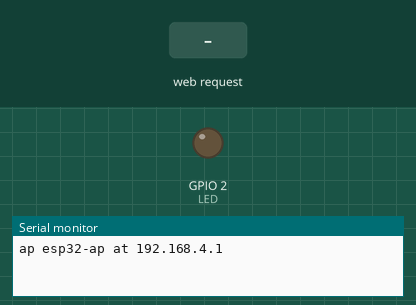
Recording of a sketch running on a simulated ESP32. Shown: output pins drawn as LEDs (lit = HIGH), the last lines printed to the serial monitor. The inputs (shaded band) are chosen by the test bench.

Above: at 1.2 s.
1.3 s: HTTP request GET /led?state=on received
At 2.0 s:
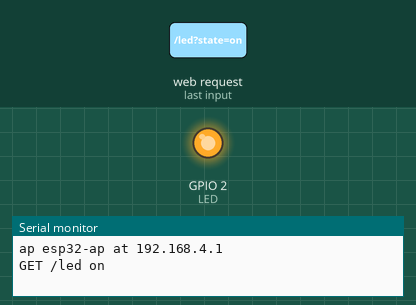
2.8 s: HTTP request GET /led received
At 3.1 s:
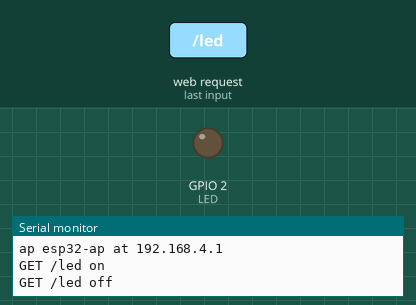
Timing chart, 0 to 5.8 s (numbered marks = the images above; inputs shaded):
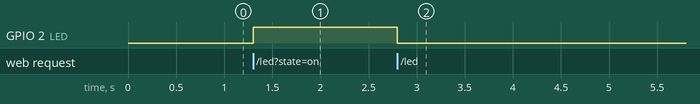

Measured:
- after the input at 1.3 s, GPIO 2 (LED): LOW → HIGH at once
- after the input at 2.8 s, GPIO 2 (LED): HIGH → LOW at once

The sketch:

softap-webserver.ino
```cpp
// softap-webserver — tests assert (BT117): the gallery's access-point web server. Hosts its own
// network "esp32-ap" (WPA2, "simulated1") with WiFi.softAP — no router needed — and serves at
// 192.168.4.1 with Arduino's WebServer: "/" → "hello from the esp32 ap", "/led?state=on|off"
// switches the LED on GPIO2 and answers "led on" / "led off". Prints "ap esp32-ap at 192.168.4.1"
// once listening, "joined <mac>" for each station that joins, "GET /led on|off" for each switch.
#include <WiFi.h>
#include <WebServer.h>

const int LED = 2;
WebServer server(80);

void onJoined(arduino_event_id_t event, arduino_event_info_t info) {
  const uint8_t *m = info.wifi_ap_staconnected.mac;
  Serial.printf("joined %02x:%02x:%02x:%02x:%02x:%02x\n", m[0], m[1], m[2], m[3], m[4], m[5]);
}

void handleRoot() {
  server.send(200, "text/plain", "hello from the esp32 ap");
}

void handleLed() {
  bool on = server.arg("state") == "on";
  digitalWrite(LED, on ? HIGH : LOW);
  Serial.printf("GET /led %s\n", on ? "on" : "off");
  server.send(200, "text/plain", on ? "led on" : "led off");
}

void setup() {
  Serial.begin(115200);
  pinMode(LED, OUTPUT);
  WiFi.onEvent(onJoined, ARDUINO_EVENT_WIFI_AP_STACONNECTED);
  WiFi.softAP("esp32-ap", "simulated1");
  server.on("/", handleRoot);
  server.on("/led", handleLed);
  server.begin();
  Serial.printf("ap esp32-ap at %s\n", WiFi.softAPIP().toString().c_str());
}

void loop() {
  server.handleClient();
  delay(2);
}
```
